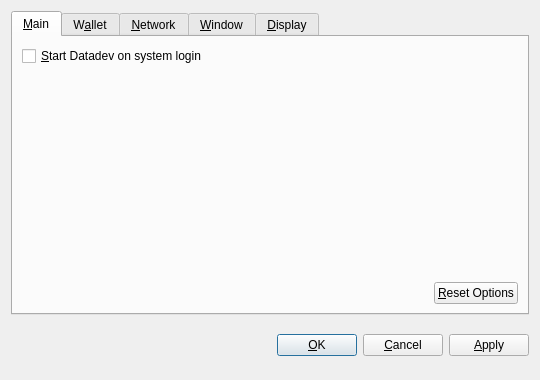
<?xml version="1.0" encoding="UTF-8"?>
<ui version="4.0">
 <class>OptionsDialog</class>
 <widget class="QDialog" name="OptionsDialog">
  <property name="geometry">
   <rect>
    <x>0</x>
    <y>0</y>
    <width>540</width>
    <height>380</height>
   </rect>
  </property>
  <property name="windowTitle">
   <string>Options</string>
  </property>
  <property name="modal">
   <bool>true</bool>
  </property>
  <layout class="QVBoxLayout" name="verticalLayout">
   <item>
    <widget class="QTabWidget" name="tabWidget">
     <property name="tabPosition">
      <enum>QTabWidget::North</enum>
     </property>
     <property name="currentIndex">
      <number>0</number>
     </property>
     <widget class="QWidget" name="tabMain">
      <attribute name="title">
       <string>&amp;Main</string>
      </attribute>
      <layout class="QVBoxLayout" name="verticalLayout_Main">
       <item>
        <widget class="QCheckBox" name="bitcoinAtStartup">
         <property name="toolTip">
          <string>Automatically start Datadev after logging in to the system.</string>
         </property>
         <property name="text">
          <string>&amp;Start Datadev on system login</string>
         </property>
        </widget>
       </item>
       <item>
        <spacer name="verticalSpacer_Main">
         <property name="orientation">
          <enum>Qt::Vertical</enum>
         </property>
         <property name="sizeHint" stdset="0">
          <size>
           <width>20</width>
           <height>40</height>
          </size>
         </property>
        </spacer>
       </item>
       <item>
        <layout class="QHBoxLayout" name="horizontalLayout_2_Main">
         <item>
          <spacer name="horizontalSpacer_2_Main">
           <property name="orientation">
            <enum>Qt::Horizontal</enum>
           </property>
           <property name="sizeHint" stdset="0">
            <size>
             <width>40</width>
             <height>20</height>
            </size>
           </property>
          </spacer>
         </item>
         <item>
          <widget class="QPushButton" name="resetButton">
           <property name="toolTip">
            <string>Reset all client options to default.</string>
           </property>
           <property name="text">
            <string>&amp;Reset Options</string>
           </property>
           <property name="autoDefault">
            <bool>false</bool>
           </property>
          </widget>
         </item>
        </layout>
       </item>
      </layout>
     </widget>
     <widget class="QWidget" name="tabWallet">
      <attribute name="title">
       <string>W&amp;allet</string>
      </attribute>
      <layout class="QVBoxLayout" name="verticalLayout_Network">
       <item>
        <widget class="QLabel" name="transactionFeeInfoLabel">
         <property name="text">
          <string>Optional transaction fee per kB that helps make sure your transactions are processed quickly. Most transactions are 1 kB.</string>
         </property>
         <property name="textFormat">
          <enum>Qt::PlainText</enum>
         </property>
         <property name="wordWrap">
          <bool>true</bool>
         </property>
        </widget>
       </item>
       <item>
        <layout class="QHBoxLayout" name="horizontalLayout_1_Main">
         <item>
          <widget class="QLabel" name="transactionFeeLabel">
           <property name="text">
            <string>Pay transaction &amp;fee</string>
           </property>
           <property name="textFormat">
            <enum>Qt::PlainText</enum>
           </property>
           <property name="buddy">
            <cstring>transactionFee</cstring>
           </property>
          </widget>
         </item>
         <item>
          <widget class="BitcoinAmountField" name="transactionFee"/>
         </item>
         <item>
          <spacer name="horizontalSpacer_1_Main">
           <property name="orientation">
            <enum>Qt::Horizontal</enum>
           </property>
           <property name="sizeHint" stdset="0">
            <size>
             <width>40</width>
             <height>20</height>
            </size>
           </property>
          </spacer>
         </item>
        </layout>
       </item>
       <item>
        <widget class="QLabel" name="label">
         <property name="text">
          <string>If you disable the spending of unconfirmed change, the change from a transaction cannot be used until that transaction has at least one confirmation. This also affects how your balance is computed.</string>
         </property>
         <property name="wordWrap">
          <bool>true</bool>
         </property>
        </widget>
       </item>
       <item>
        <widget class="QCheckBox" name="spendZeroConfChange">
         <property name="text">
          <string>Spend unconfirmed change  (experts only)</string>
         </property>
        </widget>
       </item>
       <item>
        <spacer name="verticalSpacer">
         <property name="orientation">
          <enum>Qt::Vertical</enum>
         </property>
         <property name="sizeHint" stdset="0">
          <size>
           <width>20</width>
           <height>40</height>
          </size>
         </property>
        </spacer>
       </item>
      </layout>
     </widget>
     <widget class="QWidget" name="tabNetwork">
      <attribute name="title">
       <string>&amp;Network</string>
      </attribute>
      <layout class="QVBoxLayout" name="verticalLayout_Network">
       <item>
        <widget class="QCheckBox" name="mapPortUpnp">
         <property name="toolTip">
          <string>Automatically open the Datadev client port on the router. This only works when your router supports UPnP and it is enabled.</string>
         </property>
         <property name="text">
          <string>Map port using &amp;UPnP</string>
         </property>
        </widget>
       </item>
       <item>
        <widget class="QCheckBox" name="connectSocks">
         <property name="toolTip">
          <string>Connect to the Datadev network through a SOCKS proxy (e.g. when connecting through Tor).</string>
         </property>
         <property name="text">
          <string>&amp;Connect through SOCKS proxy:</string>
         </property>
        </widget>
       </item>
       <item>
        <layout class="QHBoxLayout" name="horizontalLayout_Network">
         <item>
          <widget class="QLabel" name="proxyIpLabel">
           <property name="text">
            <string>Proxy &amp;IP:</string>
           </property>
           <property name="textFormat">
            <enum>Qt::PlainText</enum>
           </property>
           <property name="buddy">
            <cstring>proxyIp</cstring>
           </property>
          </widget>
         </item>
         <item>
          <widget class="QValidatedLineEdit" name="proxyIp">
           <property name="maximumSize">
            <size>
             <width>140</width>
             <height>16777215</height>
            </size>
           </property>
           <property name="toolTip">
            <string>IP address of the proxy (e.g. 127.0.0.1)</string>
           </property>
          </widget>
         </item>
         <item>
          <widget class="QLabel" name="proxyPortLabel">
           <property name="text">
            <string>&amp;Port:</string>
           </property>
           <property name="textFormat">
            <enum>Qt::PlainText</enum>
           </property>
           <property name="buddy">
            <cstring>proxyPort</cstring>
           </property>
          </widget>
         </item>
         <item>
          <widget class="QLineEdit" name="proxyPort">
           <property name="maximumSize">
            <size>
             <width>55</width>
             <height>16777215</height>
            </size>
           </property>
           <property name="toolTip">
            <string>Port of the proxy (e.g. 9050)</string>
           </property>
          </widget>
         </item>
         <item>
          <widget class="QLabel" name="socksVersionLabel">
           <property name="text">
            <string>SOCKS &amp;Version:</string>
           </property>
           <property name="textFormat">
            <enum>Qt::PlainText</enum>
           </property>
           <property name="buddy">
            <cstring>socksVersion</cstring>
           </property>
          </widget>
         </item>
         <item>
          <widget class="QValueComboBox" name="socksVersion">
           <property name="toolTip">
            <string>SOCKS version of the proxy (e.g. 5)</string>
           </property>
          </widget>
         </item>
         <item>
          <spacer name="horizontalSpacer_Network">
           <property name="orientation">
            <enum>Qt::Horizontal</enum>
           </property>
           <property name="sizeHint" stdset="0">
            <size>
             <width>40</width>
             <height>20</height>
            </size>
           </property>
          </spacer>
         </item>
        </layout>
       </item>
       <item>
        <spacer name="verticalSpacer_Network">
         <property name="orientation">
          <enum>Qt::Vertical</enum>
         </property>
         <property name="sizeHint" stdset="0">
          <size>
           <width>20</width>
           <height>40</height>
          </size>
         </property>
        </spacer>
       </item>
      </layout>
     </widget>
     <widget class="QWidget" name="tabWindow">
      <attribute name="title">
       <string>&amp;Window</string>
      </attribute>
      <layout class="QVBoxLayout" name="verticalLayout_Window">
       <item>
        <widget class="QCheckBox" name="minimizeToTray">
         <property name="toolTip">
          <string>Show only a tray icon after minimizing the window.</string>
         </property>
         <property name="text">
          <string>&amp;Minimize to the tray instead of the taskbar</string>
         </property>
        </widget>
       </item>
       <item>
        <widget class="QCheckBox" name="minimizeOnClose">
         <property name="toolTip">
          <string>Minimize instead of exit the application when the window is closed. When this option is enabled, the application will be closed only after selecting Quit in the menu.</string>
         </property>
         <property name="text">
          <string>M&amp;inimize on close</string>
         </property>
        </widget>
       </item>
       <item>
        <spacer name="verticalSpacer_Window">
         <property name="orientation">
          <enum>Qt::Vertical</enum>
         </property>
         <property name="sizeHint" stdset="0">
          <size>
           <width>20</width>
           <height>40</height>
          </size>
         </property>
        </spacer>
       </item>
      </layout>
     </widget>
     <widget class="QWidget" name="tabDisplay">
      <attribute name="title">
       <string>&amp;Display</string>
      </attribute>
      <layout class="QVBoxLayout" name="verticalLayout_Display">
       <item>
        <layout class="QHBoxLayout" name="horizontalLayout_1_Display">
         <item>
          <widget class="QLabel" name="langLabel">
           <property name="text">
            <string>User Interface &amp;language:</string>
           </property>
           <property name="textFormat">
            <enum>Qt::PlainText</enum>
           </property>
           <property name="buddy">
            <cstring>lang</cstring>
           </property>
          </widget>
         </item>
         <item>
          <widget class="QValueComboBox" name="lang">
           <property name="toolTip">
            <string>The user interface language can be set here. This setting will take effect after restarting Datadev.</string>
           </property>
          </widget>
         </item>
        </layout>
       </item>
       <item>
        <layout class="QHBoxLayout" name="horizontalLayout_2_Display">
         <item>
          <widget class="QLabel" name="unitLabel">
           <property name="text">
            <string>&amp;Unit to show amounts in:</string>
           </property>
           <property name="textFormat">
            <enum>Qt::PlainText</enum>
           </property>
           <property name="buddy">
            <cstring>unit</cstring>
           </property>
          </widget>
         </item>
         <item>
          <widget class="QValueComboBox" name="unit">
           <property name="toolTip">
            <string>Choose the default subdivision unit to show in the interface and when sending coins.</string>
           </property>
          </widget>
         </item>
        </layout>
       </item>
       <item>
        <widget class="QCheckBox" name="displayAddresses">
         <property name="toolTip">
          <string>Whether to show Datadev addresses in the transaction list or not.</string>
         </property>
         <property name="text">
          <string>&amp;Display addresses in transaction list</string>
         </property>
        </widget>
       </item>
       <item>
        <widget class="QCheckBox" name="coinControlFeatures">
         <property name="toolTip">
          <string>Whether to show coin control features or not.</string>
         </property>
         <property name="text">
          <string>Display coin &amp;control features (experts only!)</string>
         </property>
        </widget>
       </item>
       <item>
        <spacer name="verticalSpacer_Display">
         <property name="orientation">
          <enum>Qt::Vertical</enum>
         </property>
         <property name="sizeHint" stdset="0">
          <size>
           <width>20</width>
           <height>40</height>
          </size>
         </property>
        </spacer>
       </item>
      </layout>
     </widget>
    </widget>
   </item>
   <item>
    <layout class="QHBoxLayout" name="horizontalLayout_Buttons">
     <item>
      <spacer name="horizontalSpacer_1">
       <property name="orientation">
        <enum>Qt::Horizontal</enum>
       </property>
       <property name="sizeHint" stdset="0">
        <size>
         <width>40</width>
         <height>48</height>
        </size>
       </property>
      </spacer>
     </item>
     <item>
      <widget class="QLabel" name="statusLabel">
       <property name="font">
        <font>
         <weight>75</weight>
         <bold>true</bold>
        </font>
       </property>
       <property name="text">
        <string/>
       </property>
       <property name="textFormat">
        <enum>Qt::PlainText</enum>
       </property>
       <property name="wordWrap">
        <bool>true</bool>
       </property>
      </widget>
     </item>
     <item>
      <spacer name="horizontalSpacer_2">
       <property name="orientation">
        <enum>Qt::Horizontal</enum>
       </property>
       <property name="sizeHint" stdset="0">
        <size>
         <width>40</width>
         <height>48</height>
        </size>
       </property>
      </spacer>
     </item>
     <item>
      <widget class="QPushButton" name="okButton">
       <property name="text">
        <string>&amp;OK</string>
       </property>
      </widget>
     </item>
     <item>
      <widget class="QPushButton" name="cancelButton">
       <property name="text">
        <string>&amp;Cancel</string>
       </property>
       <property name="autoDefault">
        <bool>false</bool>
       </property>
      </widget>
     </item>
     <item>
      <widget class="QPushButton" name="applyButton">
       <property name="text">
        <string>&amp;Apply</string>
       </property>
       <property name="autoDefault">
        <bool>false</bool>
       </property>
      </widget>
     </item>
    </layout>
   </item>
  </layout>
 </widget>
 <customwidgets>
  <customwidget>
   <class>BitcoinAmountField</class>
   <extends>QSpinBox</extends>
   <header>bitcoinamountfield.h</header>
  </customwidget>
  <customwidget>
   <class>QValueComboBox</class>
   <extends>QComboBox</extends>
   <header>qvaluecombobox.h</header>
  </customwidget>
  <customwidget>
   <class>QValidatedLineEdit</class>
   <extends>QLineEdit</extends>
   <header>qvalidatedlineedit.h</header>
  </customwidget>
 </customwidgets>
 <resources/>
 <connections/>
</ui>
